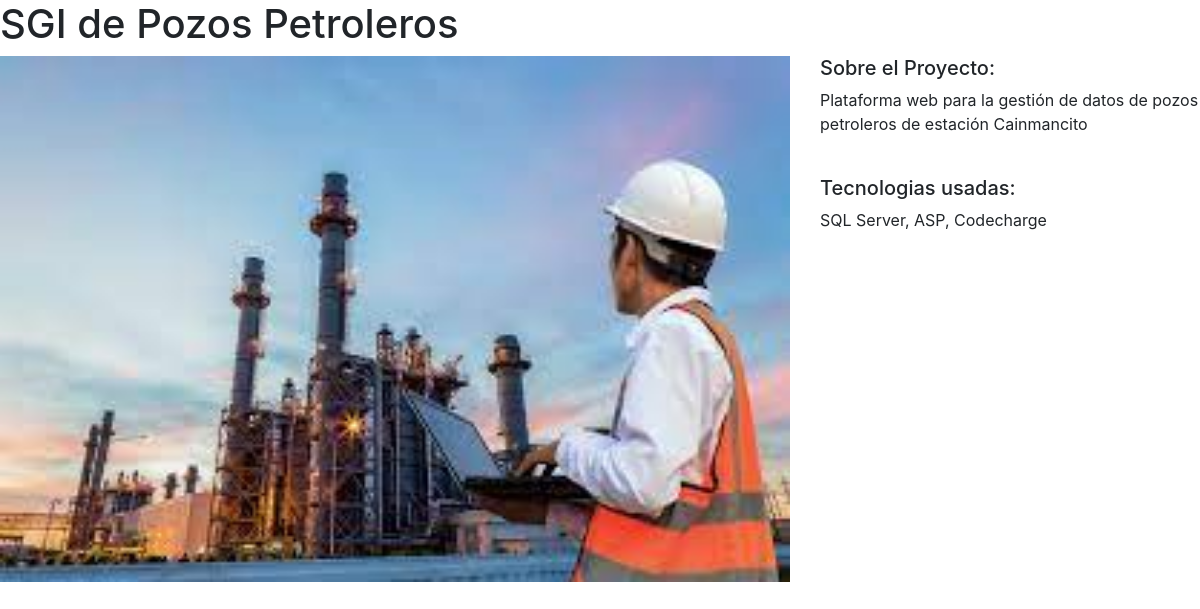
The page /portfolio/1/ on the database its author committed.
### portfolio/models.py (models this page shows)
class Proyecto(models.Model):
    titulo = models.CharField(max_length=100)
    descripcion=models.TextField()
    tecnologias = models.CharField(max_length=200)
    link= models.CharField(max_length=150)
    imagen = models.FilePathField(path='/img')

### portfolio/views.py (the view)
# urls.py: path('<int:pk>/', views.projectDetail, name='projectDetail'),
def projectDetail(request,pk):
    proyecto = Proyecto.objects.get(pk=pk)
    context = {
        'proyecto': proyecto
    }
    return render(request, 'projectDetail.html', context)

### portfolio/templates/projectDetail.html
{% extends "base.html" %}
{% load static %}
{% block page_content %}
<h1>{{ proyecto.titulo }}</h1>
<div class="row">
 <div class="col-md-8">
    <img src="{% static proyecto.imagen %}" alt="" width="100%">
</div>
<div class="col-md-4">
<h5>Sobre el Proyecto:</h5>
<p>{{ proyecto.descripcion }}</p>
<br>
<h5>Tecnologias usadas:</h5>
<p>{{ proyecto.tecnologias }}</p>
</div>
</div>
{% endblock %}

### rows shown on the page
Proyecto: titulo "SGI de Pozos Petroleros", imagen (picture), descripcion "Plataforma web para la gestión de datos de pozos petroleros de estación Cainmancito", tecnologias "SQL Server, ASP, Codecharge"
